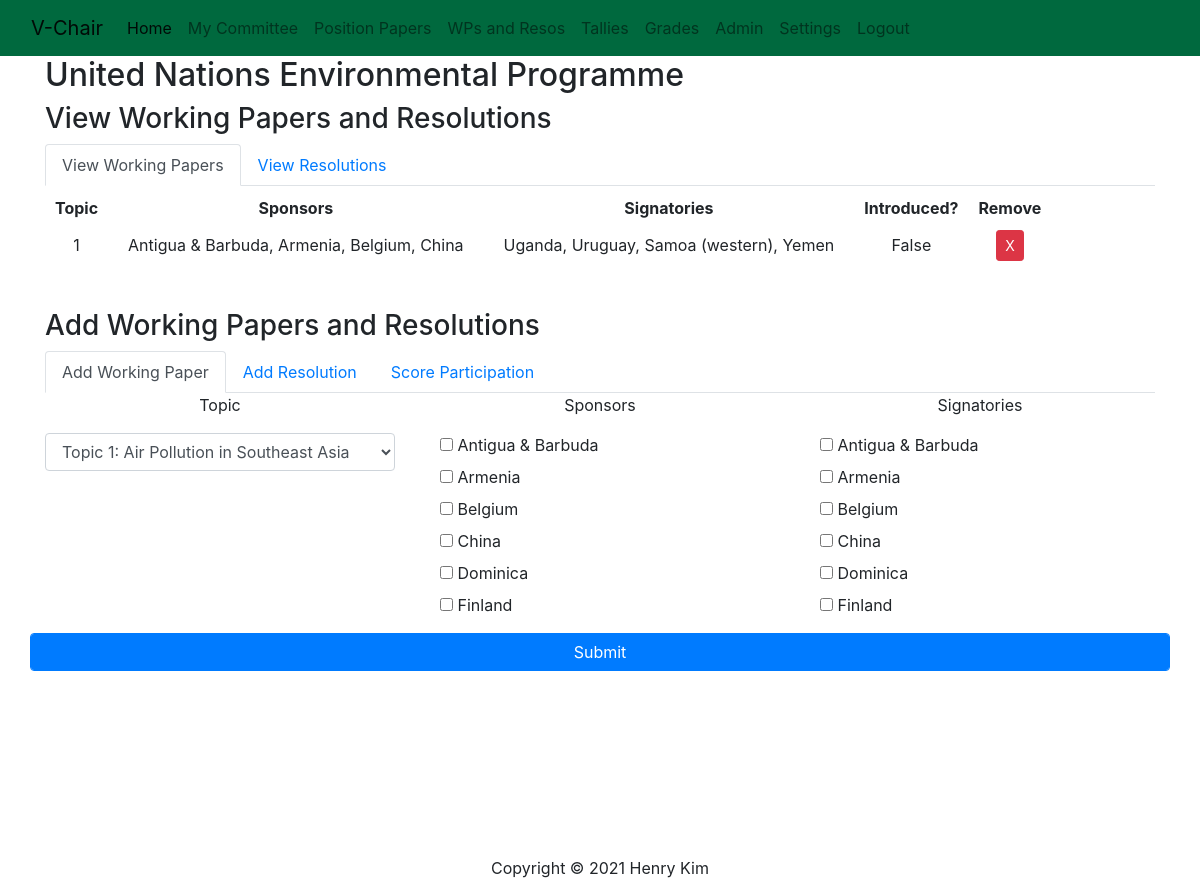
The page /dartmun/resos (signed in) on the database as committed earlier.
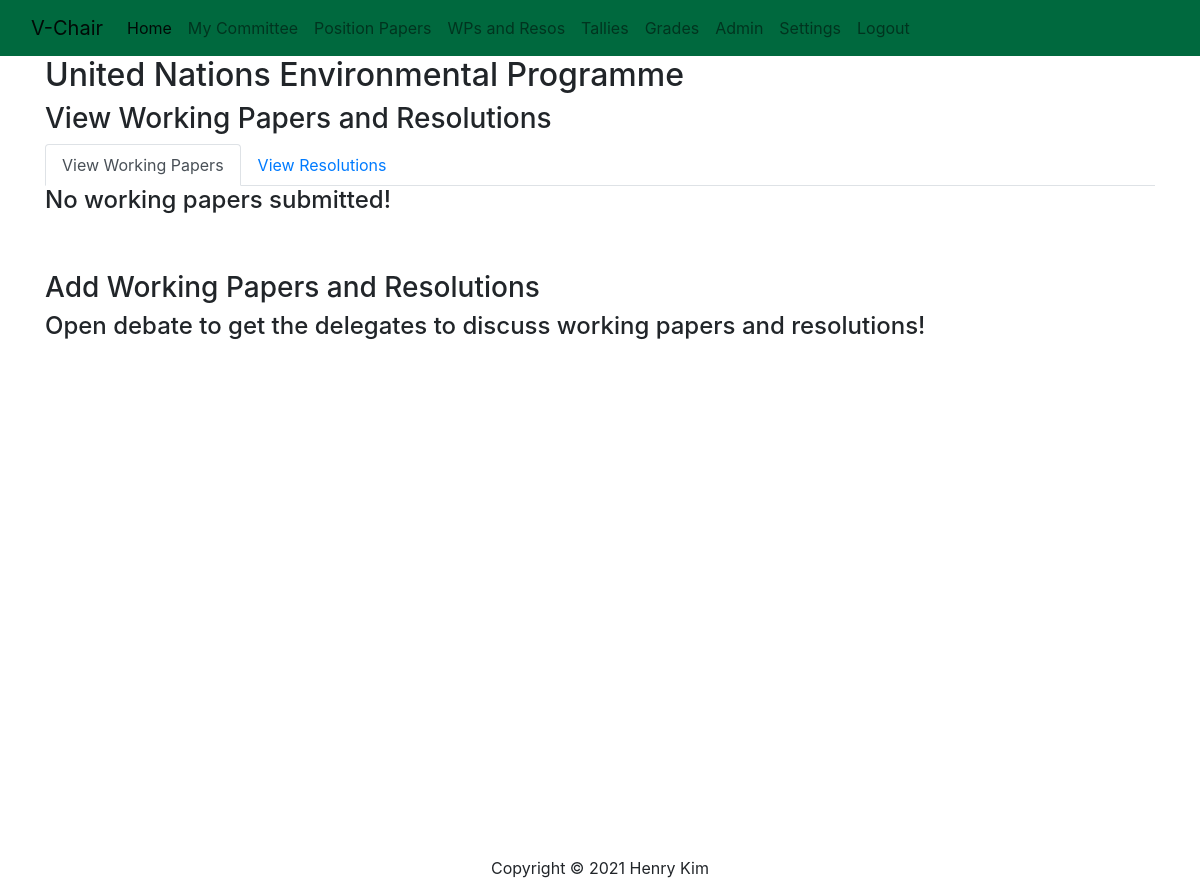
The same page on the database as committed later.
### dartmun/models.py (models this page shows, shortened)
class Committee(models.Model):
    name = models.CharField(max_length=128)
    acronym = models.CharField(max_length=8)
    topics = models.ManyToManyField(Topic)
    people = models.OneToOneField(PeopleManager, null=True, on_delete=models.CASCADE)
    grades = models.OneToOneField(GradesManager, null=True, on_delete=models.CASCADE)
    parli_pro = models.OneToOneField(ParliProManager, null=True, on_delete=models.CASCADE)
    writing = models.OneToOneField(WritingManager, null=True, on_delete=models.CASCADE)
    def has_wps(self):
        for topic in self.topics.all():
            if topic.working_papers.count():
                return True
        return False
    def has_resos(self):
        for topic in self.topics.all():
            if topic.resolutions.count():
                return True
        return False

### dartmun/models_parli_pro.py (models this page shows, shortened)
class Topic(models.Model):
    topic = models.CharField(max_length=128)
    number = models.PositiveSmallIntegerField()
    working_papers = models.ManyToManyField(WorkingPaper)
    resolutions = models.ManyToManyField(Resolution)
    def __str__(self):
        return f"Topic {self.number}: {self.topic}"

### dartmun/models_writing.py (models this page shows, shortened)
class WorkingPaper(models.Model):
    sponsig = models.OneToOneField(SponSig, null=True, blank=True, on_delete=models.CASCADE)
    introduced = models.BooleanField(default=False)

class SponSig(models.Model):
    sponsors = models.ManyToManyField(Delegation, related_name="sponsors")
    signatories = models.ManyToManyField(Delegation, related_name="signatories")
    def get_sponsors(self):
        string = ""
        for sponsor in self.sponsors.order_by('country'):
            string = f"{string} {sponsor.country.name},"
        return string[:-1]
    def get_signatories(self):
        string = ""
        for signatory in self.signatories.order_by('country'):
            string = f"{string} {signatory.country.name},"
        return string[:-1]

### dartmun/models_people.py (models this page shows, shortened)
class Delegation(models.Model):
    country = CountryField()
    delegates = models.ManyToManyField(Delegate)
    present = models.BooleanField(null=True)
    voting = models.BooleanField(null=True)

### dartmun/views.py (the view)
# urls.py: path('resos', views.resos, name='resos'),
@login_required(login_url='/registration/login/')
def resos(request):
    context = get_context(request)
    context['reso_rubric'] = Rubric.objects.get(title="Resolution Rubric")
    context['part_rubric'] = Rubric.objects.get(title="Participation Rubric")
    context['part_tallies'] = get_category_tallies("P", "UNEP")
    return render(request, 'dartmun/resos.html', context)

### dartmun/models_parlipro_manager.py (called while the page is built)
    def caucus_over(self):
        if self.current_mode and self.current_mode.acronym == "Unmod" and self.caucus.caucus_over():
            self.current_mode = DebateMode.objects.get(acronym="Open")
        self.save()

### dartmun/models_people_manager.py (called while the page is built)
    def sorted_all_delegations(self):
        return self.delegations.all().order_by('country')

    def sorted_present_delegations(self):
        if self.number_present:
            return self.delegations.filter(present=True).order_by('country')
        else:
            return None

### dartmun/models_rubric.py (called while the page is built)
    def __str__(self):
        return f"{self.descriptor} - {self.points} pts"

    def __str__(self):
        return f"{self.criterion}"

### dartmun/views_context.py (called while the page is built)
def get_context(request):
    committee = get_committee(request)
    committee.parli_pro.caucus_over()
    context = {'committee': committee, 'delegations': committee.people.sorted_present_delegations(),
               'all_delegations': committee.people.sorted_all_delegations(), 'modes': DebateMode.objects.all(),
               'motions': Motion.objects.all(), 'open': Motion.objects.get(motion="Open Debate"),
               'set': Motion.objects.get(motion="Set a Working Agenda")
               }
    return context

### dartmun/templates/dartmun/resos.html (shortened to what the changed rows need)
{% extends "./layout.html" %}
{% load static %}
{%  block css %}
    <link rel="stylesheet" type="text/css" href="{% static 'dartmun/css/resos.css' %}">
{%  endblock %}
{%  block body %}
    <h2>{{committee.name}}</h2>
    <h3>View Working Papers and Resolutions</h3>
    <ul class="nav nav-tabs" id="view-writings" role="tablist">
        <li class="nav-item active">
        </li>
        <li class="nav-item">
        </li>
    </ul>
    <div class="tab-content" id="myTabContent">
        <div class="tab-pane fade active show" id="wps" role="tabpanel" aria-labelledby="view-wp-tab">
            {% if committee.has_wps %}
                <table>
                    <tr>
                        <th>Topic</th>
                        <th>Sponsors</th>
                        <th>Signatories</th>
                        <th>Introduced?</th>
                        <th>Remove</th>
                    </tr>
                    {% for topic in committee.topics.all %}
                        {% for wp in topic.working_papers.all %}
                            <tr>
                                <td>{{ topic.number }}</td>
                                <td>{{ wp.sponsig.get_sponsors }}</td>
                                <td>{{ wp.sponsig.get_signatories }}</td>
                                <td>{{ wp.introduced }}</td>
                                <td><a href="{% url 'remove_wp' wp.id %}"><button class="btn btn-sm btn-danger">X</button></a></td>
                            </tr>
                        {% endfor %}
                    {% endfor %}
                </table>
            {% else %}
                <h4>No working papers submitted!</h4>
            {% endif %}
        </div>
    </div>
    <br><br>
    {% if request.user.is_staff %}
        <h3>Add Working Papers and Resolutions</h3>
        {% if committee.parli_pro.current_topic %}
            <ul class="nav nav-tabs" id="add-writings" role="tablist">
                <li class="nav-item active">
                    <a class="nav-link active" id="add-wp-tab" data-toggle="tab" href="#add-wp" role="tab" aria-controls="add-wp" aria-selected="true">Add Working Paper</a>
                </li>
                <li class="nav-item">
                    <a class="nav-link" id="add-reso-tab" data-toggle="tab" href="#add-reso" role="tab" aria-controls="add-reso" aria-selected="false">Add Resolution</a>
                </li>
                <li class="nav-item">
                    <a class="nav-link" id="score-part-tab" data-toggle="tab" href="#score-part" role="tab" aria-controls="score-part" aria-selected="false">Score Participation</a>
                </li>
            </ul>
        {% elif committee.parli_pro.open %}
            <h4>Set an agenda to add working papers and resolutions!</h4>
        {% else %}
            <h4>Open debate to get the delegates to discuss working papers and resolutions!</h4>
        {% endif %}
    {% endif %}
    {% if committee.parli_pro.current_topic and request.user.is_staff %}
        <div class="tab-content" id="add-writing">
            <div class="tab-pane fade active show" id="add-wp" role="tabpanel" aria-labelledby="add-wp-tab">
                <form action="{% url 'add_wp' %}" method="POST">
                    <div class="row">
                        <div class="col container overflow-auto">
                        <p>Topic</p>
                            <select name="topic" class="form-control" id="selected-topic">
                                {% for topic in committee.topics.all %}
                                    <option value="{{ topic.id }}">{{ topic }}</option>
                                {% endfor %}
                            </select>
                        </div>
                        <div class="col">
                            <p>Sponsors</p>
                            <div class="container overflow-auto" id="wp-sponsor-list">
                                {% for delegation in delegations.all %}
                                    <div id="reso-sponsor{{delegation.id}}">
                                        <input type="checkbox" name="sponsors" value="{{ delegation.id }}">
                                        <label for="sponsor{{ delegation.id }}">{{ delegation.country.name }}</label><br>
                                    </div>
                                {% endfor %}
                            </div>
                        </div>
                        <div class="col">
                            <p>Signatories</p>
                            <div class="container overflow-auto" id="wp-signatory-list">
                                {% for delegation in delegations.all %}
                                    <div id="reso-signatory{{ delegation.id }}">
                                        <input type="checkbox" name="signatories" value="{{ delegation.id }}">
                                        <label for="signatory{{ delegation.id }}"> {{ delegation.country.name }}</label><br>
                                    </div>
                                {% endfor %}
                            </div>
                        </div>
                    </div>
                    <div class="row">
                        <button class="form-control btn btn-primary">Submit</button>
                    </div>
                </form>
            </div>
        </div>
    {% endif %}
{%  endblock %}

Rows that differ between the two databases and show on the page:
removed Topic: number "1"
removed WorkingPaper: sponsig.get_sponsors "Antigua & Barbuda, Armenia, Belgium, China", sponsig.get_signatories "Uganda, Uruguay, Samoa (western), Yemen", introduced "False"
removed Delegation: country.name "Antigua & Barbuda"
removed Delegation: country.name "Armenia"
removed Delegation: country.name "Belgium"
removed Delegation: country.name "China"
removed Delegation: country.name "Dominica"
removed Delegation: country.name "Finland"
Other text that changed with them:
form field topic: "Topic 1: Air Pollution in Southeast Asia" → (not shown)
text no longer shown: "Topic Sponsors Signatories Introduced? Remove Add Working Paper Add Resolution Score Participation Topic Sponsors Signatories Submit"
text now shown: "No working papers submitted! Open debate to get the delegates to discuss working papers and resolutions!"
